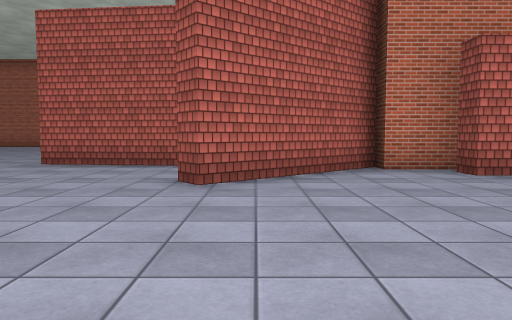
view 1 (above)

24 first-person views from a walk through a scene from a Unity 3-D project. The camera is 1.2 m above the floor, tilts 4° down and sees 70° across. The floor is counted in squares, 2 m on a side. Each view is taken from the middle of a square. On the plan, view 1 faces up. The plan holds only what a view shows up to about 10 squares ahead; the rest is blank. The place goes on beyond the plan. The player is left out. Some surface patterns are stand-ins.

view 2
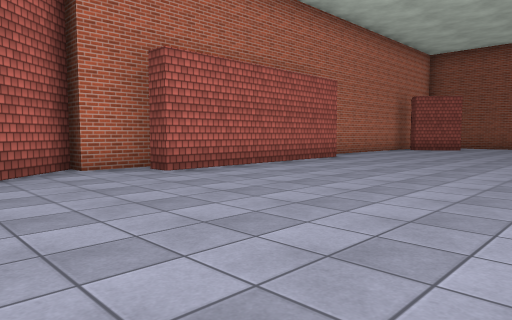

view 3
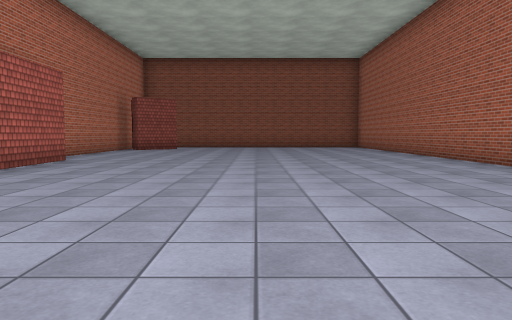

view 4
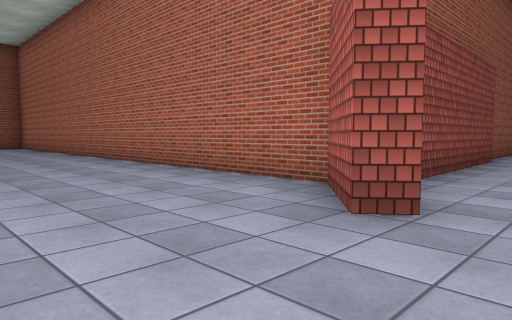

view 5
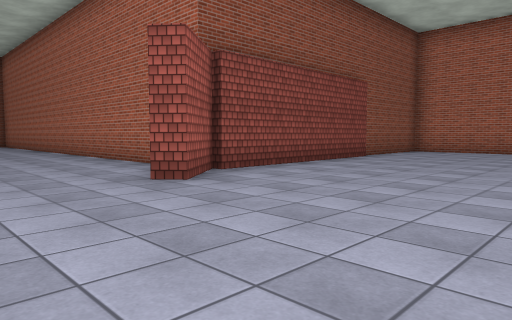

view 6
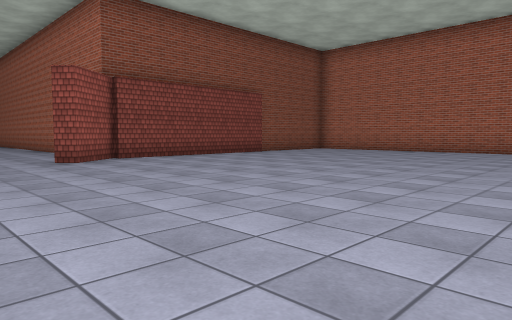

view 7
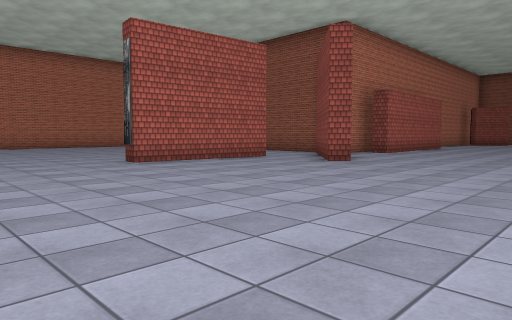

view 8
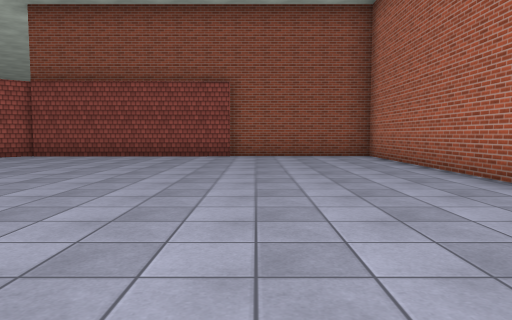

view 9
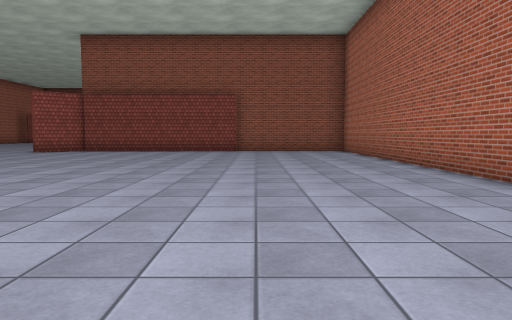

view 10
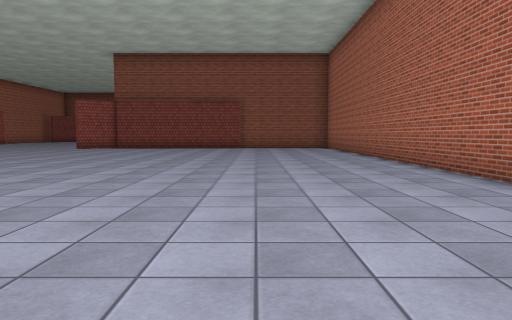

view 11
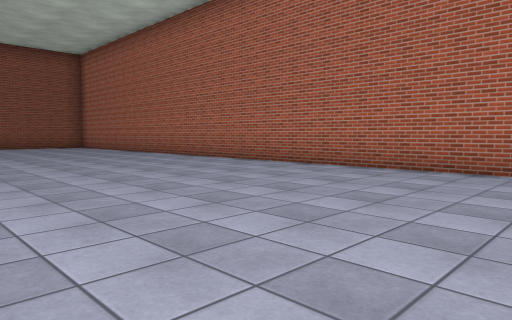

view 12
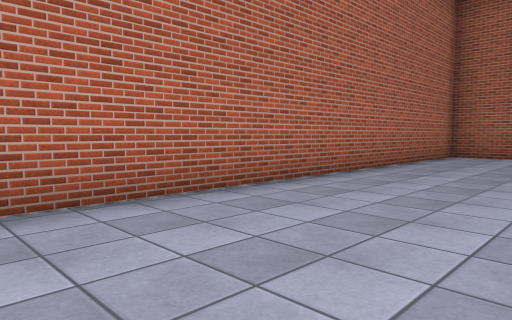

view 13
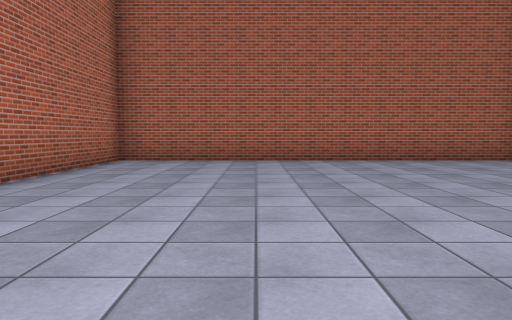

view 14
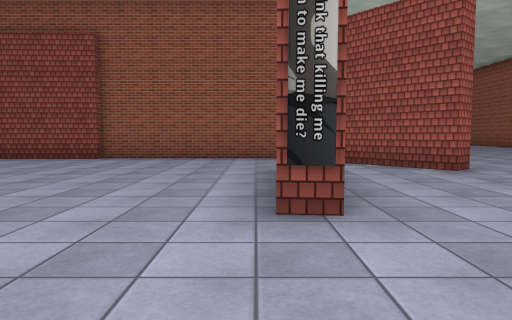

view 15
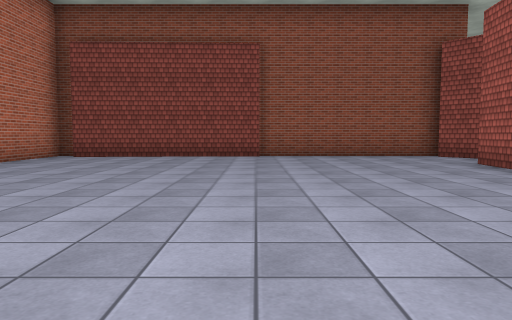

view 16
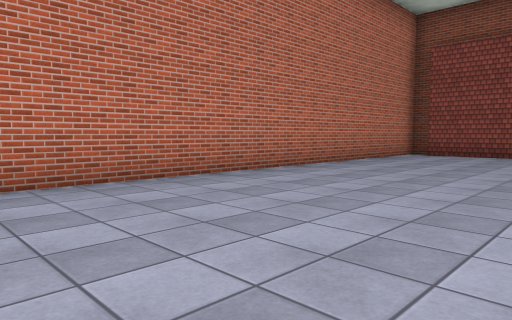

view 17
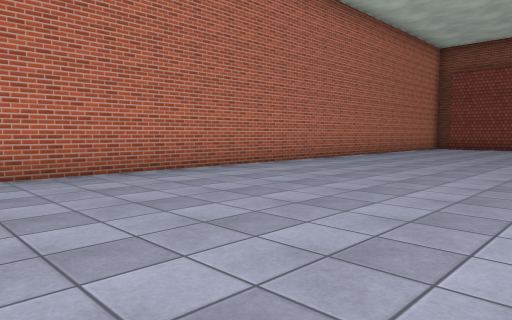

view 18
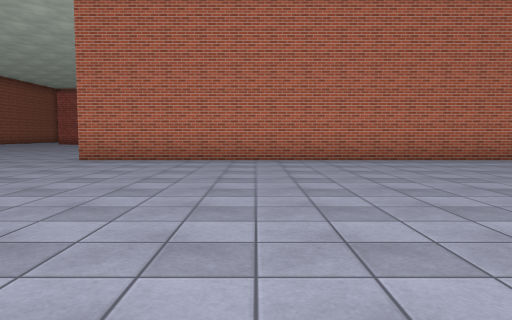

view 19
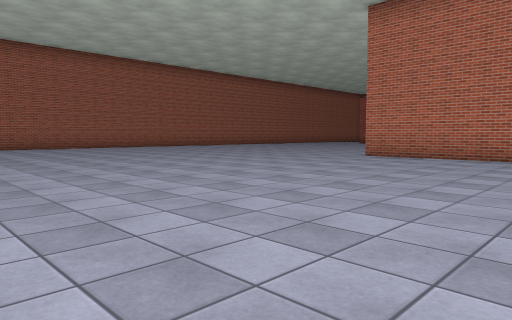

view 20
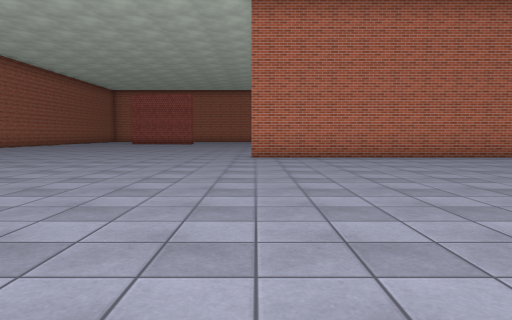

view 21
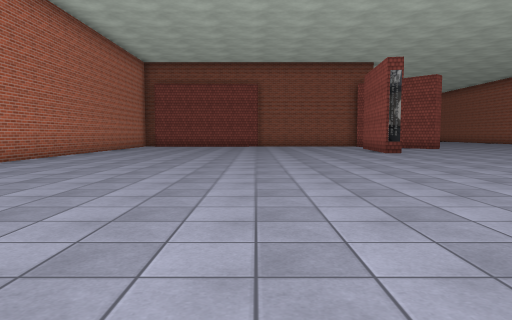

view 22
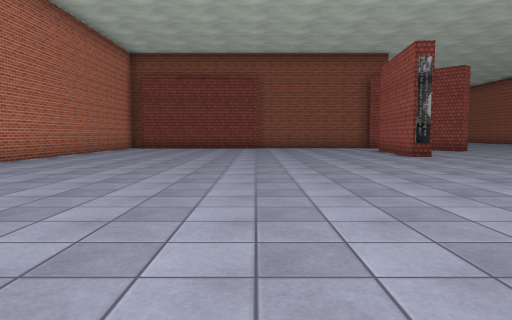

view 23
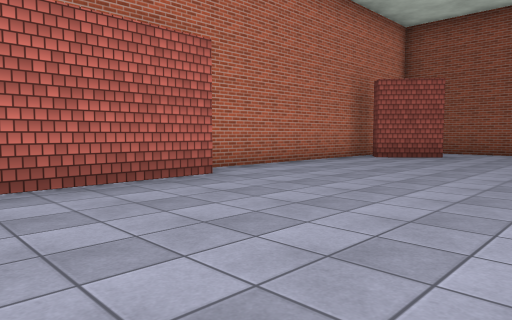

view 24
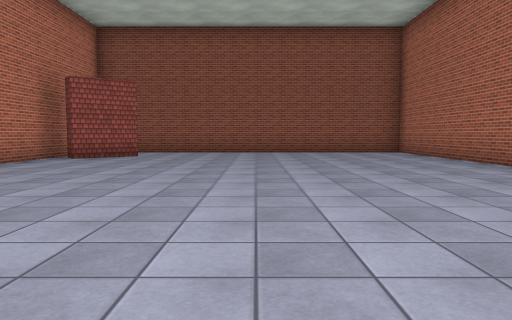

### Floor plan
Points are (right, up) in squares from view 1. A wall is a line through its corners. A room is listed if a view was taken in it or the views show most of it. See-through windows are left out.
Room 1 (views 1, 2, 3, 4, 5, 6, 7, 8, 9, 10, 11, 12, 13, 23, 24)
walls: (2.1, -4) (1, -2.8) (1.4, -2.4) (2.6, -3.8) (15, -3.8); (2, -9.4) (1.8, -4); (-0.8, 7) (-4.3, 7.4); (3, -12) (3, -10.8); (3.5, 6.2) (2.2, 6.2) (2.2, 6.7) (-0.7, 4.3) (-1, 4.7) (0.2, 5.7); (8.6, 5.4) (3.2, 5.3) (3.2, 5.9); (-21.4, -4) (-21.4, -13.2) (2.1, -13.2); (15.1, 4.2) (14, 5.5) (14.4, 5.9); (15.1, 6.2) (9.1, 6.2)
ways out: opening at (-6.5, 7) to room 2
Room 2 (views 14, 15, 16, 17, 18, 19, 20, 21, 22)
walls: (-4.3, 7.4) (-4.3, 7.8) (-4, 7.8); (-1.7, 7.6) (-0.5, 7.5); (0.2, 5.7) (1.9, 7.1); (2, 11) (1.8, 17); (2.2, 7.5) (2.2, 8.1); (2.1, 17.5) (-20.1, 17.5)
ways out: opening at (-6.5, 7) to room 1

Where each view was taken, in squares from view 1:
view 1: 0 up, 0 right, facing up
view 2: 0 up, 0 right, facing up-right
view 3: 1 up, 0 right, facing right
view 4: 0 up, 0 right, facing down-right
view 5: 0 up, 3 left, facing down-right
view 6: 0 up, 7 left, facing down-right
view 7: 0 up, 8 left, facing up-right
view 8: 10 down, 8 left, facing right
view 9: 10 down, 11 left, facing right
view 10: 10 down, 14 left, facing right
view 11: 7 down, 15 left, facing down-right
view 12: 10 down, 11 left, facing down-left
view 13: 10 down, 13 left, facing left
view 14: 8 up, 7 left, facing right
view 15: 12 up, 8 left, facing right
view 16: 13 up, 9 left, facing up-right
view 17: 12 up, 14 left, facing up-right
view 18: 9 up, 16 left, facing up
view 19: 8 up, 15 left, facing up-left
view 20: 8 up, 20 left, facing up
view 21: 12 up, 16 left, facing right
view 22: 12 up, 14 left, facing right
view 23: 1 up, 5 right, facing up-right
view 24: 1 up, 5 right, facing right
